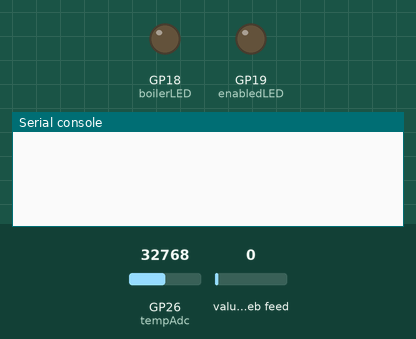
This program was run on a simulated Raspberry Pi Pico running MicroPython. Shown: output pins drawn as LEDs (lit = HIGH), the last lines printed to the serial console. The test bench sets the inputs (shaded band); at power-on: GP26 (tempAdc) = 32768, value of the web feed 0 (analog values on the 0–65535 scale). WiFi joins after 1.5 s; requests to the public web service named in the program get a made-up reply in its usual format after 0.4 s (London, UTC, broken clouds, 64 % humidity, 1013 hPa unless stated); values from a settings file that is not in the repository are placeholders.

Above: at 1.2 s.
1.3 s: GP26 (tempAdc) set to 8672
At 2.9 s:
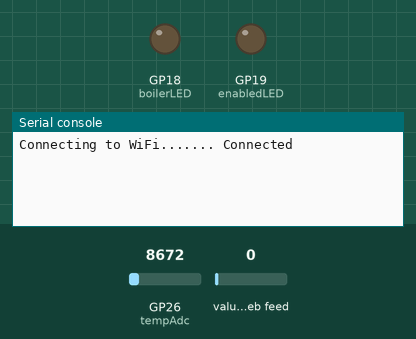
5.0 s: GP26 (tempAdc) set to 7280
At 6.4 s:
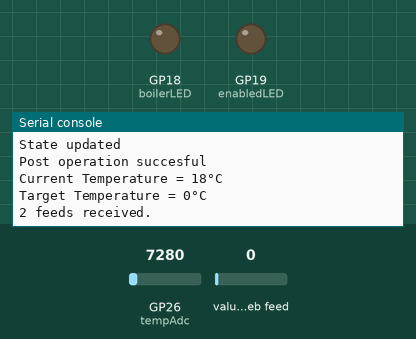

Measured:
- the behaviour switches between 7952 and 7936 on GP26 (tempAdc) (found by bisection; images 1 and 2)
- after the input at 5.0 s, the serial console: prints a new line after 0.50 s (image 2)

The program:

Ex01-PicoCode.py
```python
# MicroPython script for the Smart Heating Example Demonstration
# Connections: GP26 - Analogue temperature sensor (TMP37)
#              GP18 - Boiled on indicator
#              GP19 - Heating enabled indicator
# Requires valid WiFi and ThingSpeak credentials in mykeys module.
from machine import Pin, Timer, ADC
import network, time, urequests, json
import mykeys  				# Locally stored module contains WiFi and ThingSpeak keys

# Connect to WiFi network using credentials from mykeys
print("Connecting to WiFi.", end="")
wifi = network.WLAN(network.STA_IF) 			# Create WiFi network object
wifi.active(True)
wifi.connect(mykeys.SSID, mykeys.KEY) 		# Connect to specific WiFi network
while not wifi.isconnected():					# Wait until connected
    print(".", end="")
    time.sleep(0.25)
print(" Connected")

# Class to encapsulate all code associated with this application
class SmartHeaterPico:
    def __init__(self):
        self.enabledLED = Pin('GP19', Pin.OUT) 		# Create LED output Pin objects
        self.boilerLED  = Pin('GP18', Pin.OUT)
        self.tempAdc = ADC('GP26')   				# Setup ADC0 as temperature input
        self.targetTemperature = 20
        self.isHeatingEnabled =  True
        self.timeSinceLastPost = 1000               # Counter to limit posting rate
        self.lastID = 0                             # Keeps track of fields already seen
        self.uploadData = {'api_key': mykeys.WRITE_KEY}
        self.tmr = Timer(period=2000, callback=self.updateHeating)

    # Called every two seconds to update the system, get data, and post data when needed
    def updateHeating(self, timer):
        newTemperature = int(self.tempAdc.read_u16() / 397)			# Read temperature ADC
        print(f"Current Temperature = {newTemperature}\u00B0C")
        print(f"Target Temperature = {self.targetTemperature}\u00B0C")
        # Boiler control logic:
        if newTemperature < self.targetTemperature and self.isHeatingEnabled:
            isBoilerOn = True
        else:
            isBoilerOn = False
        self.boilerLED.value(isBoilerOn)

        # Check for new data from ThingSpeak server
        response = urequests.get('https://api.thingspeak.com/channels/' +
                                mykeys.CHANNEL_ID + '/feeds.json?api_key=' +
                                mykeys.READ_KEY + '&minutes=2').json()
        print(f"{len(response['feeds'])} feeds received.")
        for feed in response['feeds']:
            if feed['entry_id'] > self.lastID:	    	# Not seen this entry yet
                self.lastID = feed['entry_id']
                if feed['field1'] is not None:			# Skip empty feeds
                    self.isHeatingEnabled = (feed['field1'] == 'True')
                    self.enabledLED.value(self.isHeatingEnabled)
                if feed['field4'] is not None:
                    self.targetTemperature = int(feed['field4'])
                print('State updated')

        # Post new data to ThingSpeak once every 30s
        self.timeSinceLastPost = self.timeSinceLastPost + 2
        if self.timeSinceLastPost > 30:				# Send update every 30s
            self.uploadData['field2'] = 'True' if isBoilerOn else 'False'
            self.uploadData['field3'] = newTemperature
            response = urequests.post('https://api.thingspeak.com/update.json',
                        headers={'Content-Type': 'application/json'},
                        data=json.dumps(self.uploadData))
            if response.status_code == 200 and response.json() != 0:
                print("Post operation succesful")
                self.timeSinceLastPost = 0			# Reset counter if successful

sh = SmartHeaterPico()
```
